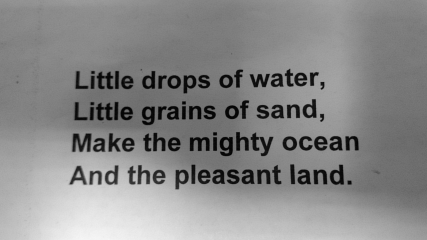
#> input picture HW5/images/01.tif, 427 x 240 px; its folder holds only this picture in this run
$ jupyter execute corners.ipynb
#> lines starting #> are read from the running program, lines starting #| are printed output that depends on the picture
[cell 1]
import os
import cv2 as cv2
import numpy as np
from time import time
import matplotlib.pyplot as plt
import matplotlib
from enum import Enum

[cell 2]
DIR = 'images'
images = []
for file in os.listdir(DIR):
    image = cv2.imread(DIR + "/" + file)
#> image is the input picture: shape (240, 427, 3); min 1, max 246, mean 136.7
    images.append(image)

[cell 3]
def get_harris_corners(image):
    grey_image = cv2.cvtColor(image, cv2.COLOR_BGR2GRAY)
    grey_image = cv2.GaussianBlur(grey_image, (7, 7), 0)
    grey_image = np.float32(grey_image)
    dst = cv2.cornerHarris(grey_image, 4, 5, 0.04)
    dst = cv2.dilate(dst, None)
    kps = (dst > 0.01 * dst.max()).nonzero()
    return np.transpose(dst[kps]), len(np.transpose(kps))

def get_sift_features(image):
    descriptor = cv2.SIFT_create()
    (kps, features) = descriptor.detectAndCompute(image, None)
    return features, len(kps)

def get_orb_features(image):
    descriptor = cv2.ORB_create()
    (kps, features) = descriptor.detectAndCompute(image, None)
    return features, len(kps)

[cell 4]
def get_images_features(images, method):
    images_features = []
    all_kps_len = 0
    for image in images:
        features, kps_len = method(image)
        images_features.append(features)
        all_kps_len += kps_len
    return images_features, all_kps_len

[cell 5]
class Names(str, Enum):
    HARRIS = 'HARRIS',
    ORB = 'ORB',
    SIFT = 'SIFT',

    def __str__(self) -> str:
        return self.value

    @classmethod
    def list(cls):
        return list(map(lambda c: c.value, cls))

[cell 6]
algorithms_dict = {
    Names.HARRIS: get_harris_corners,
    Names.ORB: get_orb_features,
    Names.SIFT: get_sift_features,
}

features_dict = {}
duration_dict = {}

for label, algorithm in algorithms_dict.items():
    start = time()
    features, kps_len = get_images_features(images, algorithm)
    end = time()

    features_dict[label] = features
    duration_dict[label] = np.round((end - start) / kps_len * 10**6, 3)

    print(f'Среднее время {label}: {duration_dict[label]} mcs/pt')
#> this loop made 3 passes
#> kps_len on passes 2 to 3: 478, 614
#| Среднее время HARRIS: 2.172 mcs/pt
#| Среднее время ORB: 12.559 mcs/pt
#| Среднее время SIFT: 101.454 mcs/pt
#> pass 1, in get_harris_corners, `grey_image = cv2.GaussianBlur(grey_image, (7, 7), 0)`:
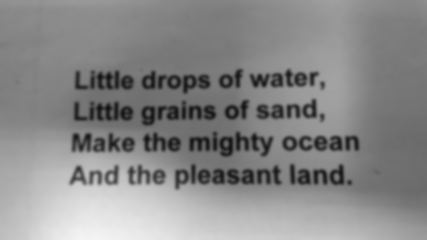
#> grey_image: shape (240, 427); min 17, max 244, mean 136.7
#> pass 1, in get_harris_corners, `dst = cv2.cornerHarris(grey_image, 4, 5, 0.04)`:
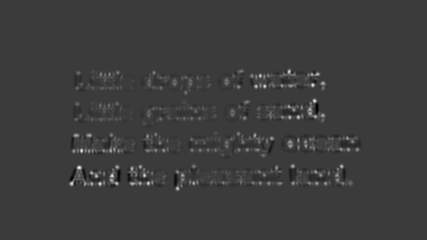
#> dst: shape (240, 427) float32; min -57874532, max 191864560, mean 1594221.1; drawn with min black and max white
#> after the loop, duration_dict = {<Names.HARRIS: 'HARRIS'>: 2.17, <Names.ORB: 'ORB'>: 12.56, <Names.SIFT: 'SIFT'>: 101.5}; features_dict = 3 items

fig, ax = plt.subplots()
bars = ax.bar(duration_dict.keys(), duration_dict.values(), width=1, edgecolor="white")
ax.bar_label(bars)

plt.xlabel("Algorithm")
plt.ylabel("Duration, mсs/pt")
None
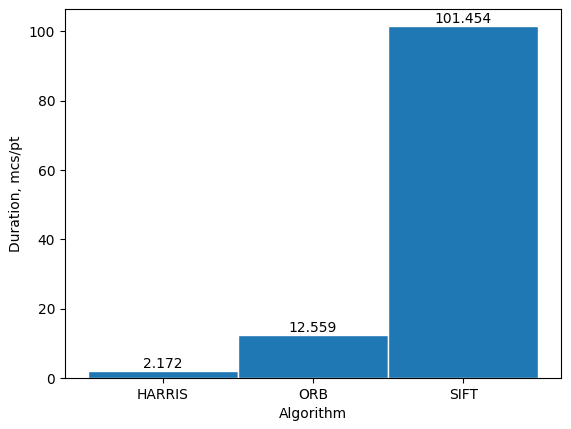
#> figure drawn by matplotlib, 1 panel; tallest bar 101.5 high, from x = 1.5 to 2.5

[cell 7]
def get_repeatability(features_coll, norm=cv2.NORM_L2):
    bruteforce = cv2.BFMatcher(norm, crossCheck=True)
    repeatabilities = []
    for i, i_features in enumerate(features_coll):
        repeats_count = np.zeros(len(i_features))
        for j, j_features in enumerate(features_coll):
            if i != j:
                matches = bruteforce.match(i_features, j_features)
                for match in matches:
                    repeats_count[match.queryIdx] += 1
        repeatability = (repeats_count / (len(features_coll) - 1)).mean()
        repeatabilities.append(repeatability)
    return repeatabilities

[cell 8]
repeatabilities_dict = {}

for label, features in features_dict.items():
    repeatabilities = get_repeatability(features)
    repeatabilities_dict[label] = repeatabilities
#> this loop made 3 passes
#> label on passes 1 to 3: <Names.HARRIS: 'HARRIS'>, <Names.ORB: 'ORB'>, <Names.SIFT: 'SIFT'>
#> after the loop, repeatabilities_dict = {<Names.HARRIS: 'HARRIS'>: [nan], <Names.ORB: 'ORB'>: [nan], <Names.SIFT: 'SIFT'>: [nan]}

[cell 9]
plt.figure(figsize=(20, 10))
plt.xlabel("Image")
plt.ylabel("Repeatability")
plt.grid()

for label, repeatabilities in repeatabilities_dict.items():
    average = np.round(np.average(repeatabilities), 3)
    plt.plot(repeatabilities, label=f'{label}. Average: {average}')

plt.legend()
plt.show()
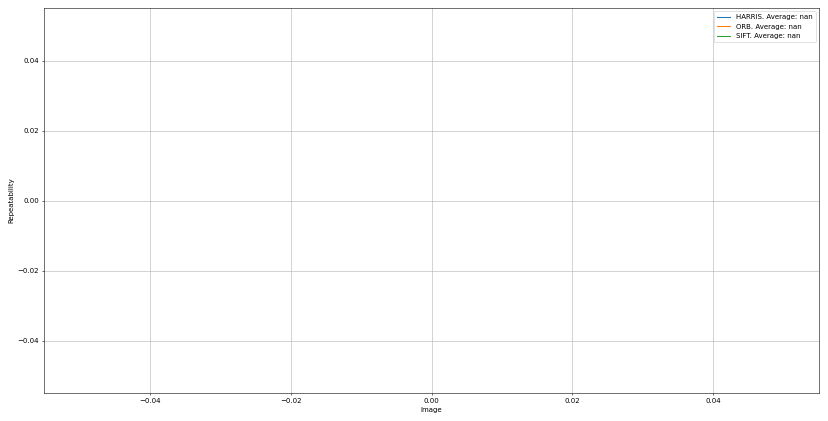
#> figure drawn by matplotlib, 1 panel
